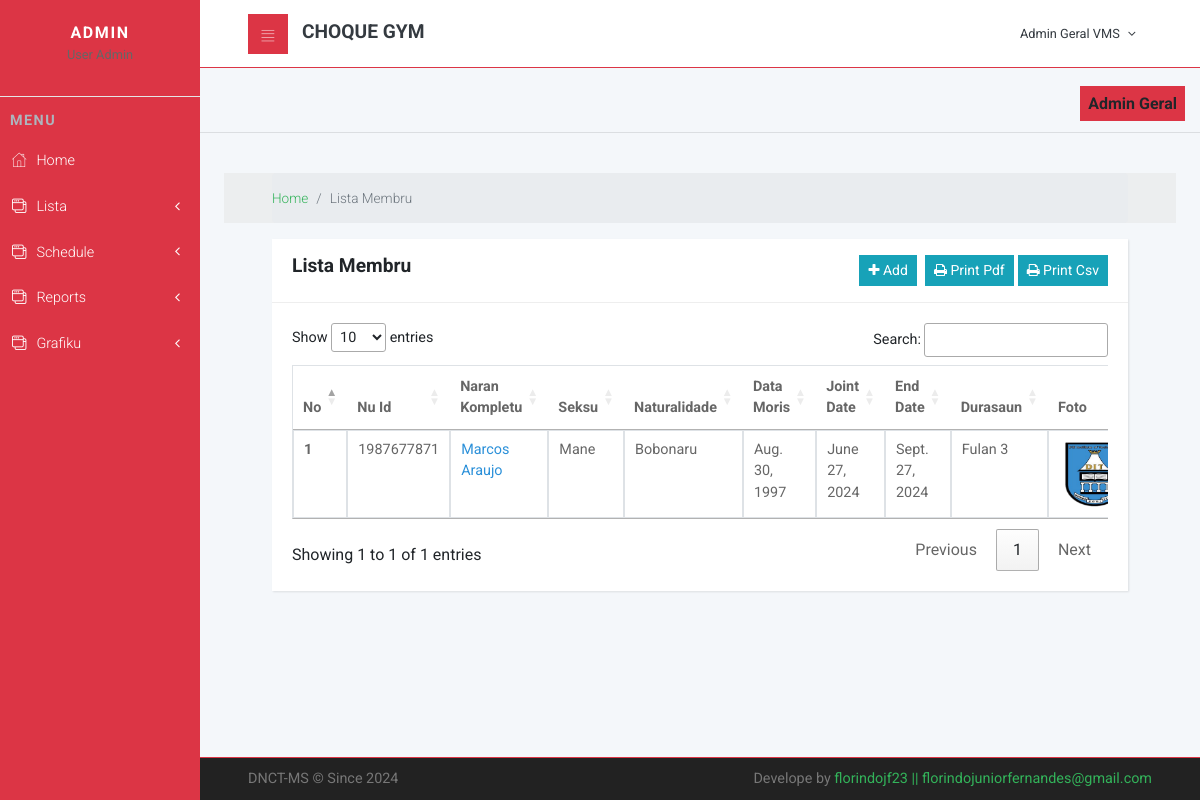
Before: /member/member (signed in) with the older database file.
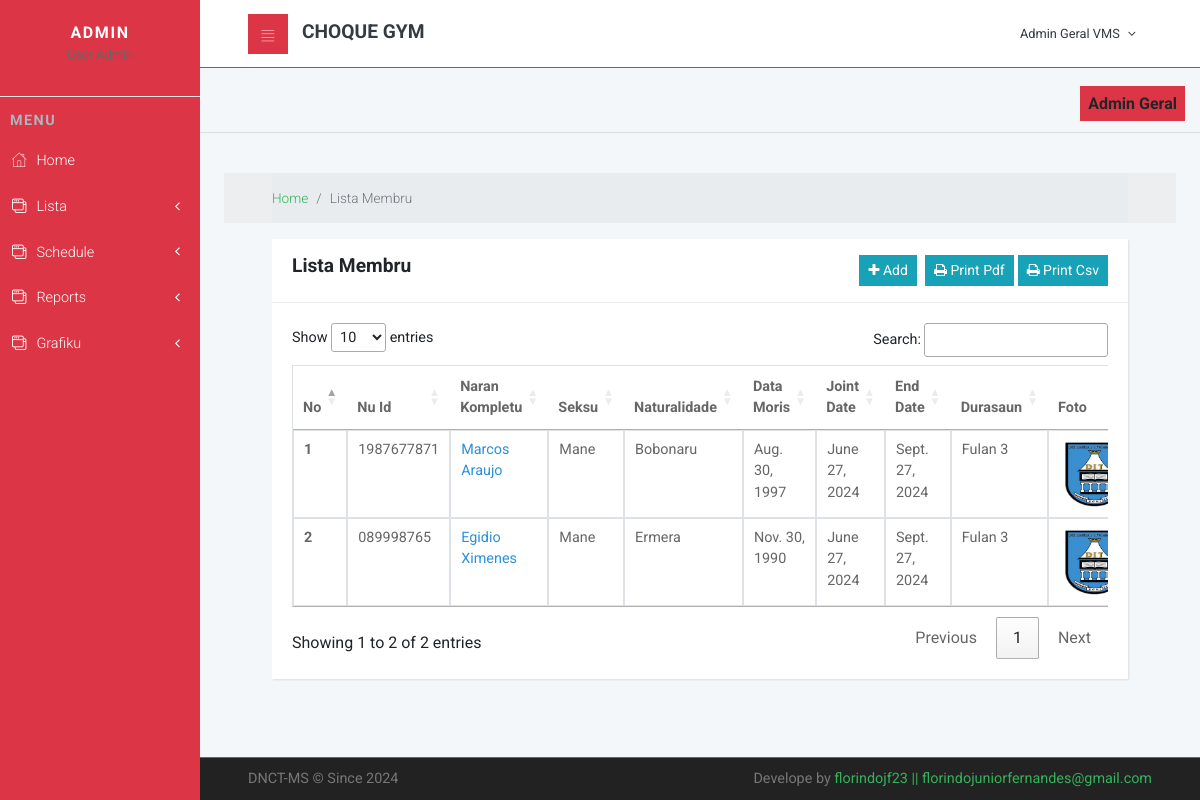
After: the same page with the newer database file.
### cliente/models.py (models this page shows, shortened)
class Member(models.Model):
    nu_id = models.CharField(max_length=20,unique=True,null=True)
    naran = models.CharField(max_length=200,null=True)
    sexo = models.CharField(choices=[('Mane','Mane'),('Feto','Feto')],max_length=10,null=True,blank=True)
    naturalidade = models.CharField(max_length=200,null=True,blank=True)
    data_moris = models.DateField(null=True)
    join_date = models.DateField(auto_now_add=True)
    end_date = models.DateField(null=True)
    enderesu = models.CharField(max_length=200,null=True,blank=True)
    municipio = models.ForeignKey(Municipality, on_delete=models.CASCADE,null=True,blank=True)
    status = models.CharField(choices=[('Solteiru/a','Solteiru/a'),('Marridu/a','Marridu/a')],max_length=10,null=True,blank=True)
    phone = models.CharField(max_length=200,null=True)
    email = models.EmailField(max_length=200,null=True,blank=True)
    fotografia = models.ImageField(upload_to='images/',null=True, blank=True)
    documentos = models.FileField(upload_to='CV/', null=True, blank=True)
    def get_duration_in_months(self):
        if self.end_date:
            delta = relativedelta(self.end_date, self.join_date)
            return delta.years * 12 + delta.months
        else:
            return None

### cliente/views.py (the view)
# urls.py: path('member/', include('cliente.urls')),
@login_required
def member(request):
    listamembru = Member.objects.all()
    data = {
    'title':"Lista Membru",
    'active_estudante':"active",
    'dadus':listamembru
    }
    return render(request, 'listamember.html',data)

### cliente/templates/listamember.html (shortened to what this page needs)
{% extends 'main/layout.html' %}
{% load static %}
{% load crispy_forms_tags %}
{% block content %}
<div class="col-sm-12 p-4">
  <div class="breadcrumb-holder">
    <div class="container-fluid">
      <ul class="breadcrumb">
        <li class="breadcrumb-item"><a href="{% url 'home' %}">Home</a></li>
        <li class="breadcrumb-item active">{{title}}</li>
      </ul>
    </div>
  </div>
  <section>
    <div class="container-fluid">
      <div class="row mt-3">
        <div class="col-lg-12">
          <div class="card">
            <div class="card-header d-flex justify-content-between text-center">
              <div class="text-center">
                <h3>{{title}}</h3>
              </div>
              <div class="d-flex justify-content-end">
                <div class="text-center mr-2">
                  <a href="{% url 'create_member' %}" class="btn btn-sm btn-info" title="Aumenta Dadus"><i class="fa fa-plus"></i> Add </a>
                </div>
                <div class="text-center">
                  <a href="{% url 'pdf_member' %}" target="_blank" class="btn btn-sm btn-info" title="Print Data"> <i class="fa fa-print"></i> Print Pdf</a>
                  <a href="{% url 'csv_member' %}" target="_blank" class="btn btn-sm btn-info" title="Print Data"> <i class="fa fa-print"></i> Print Csv</a>
                </div>
              </div>
            </div>
            <div class="card-body">
              <div class="table-responsive">
                <table id="example" class="table table-hover table-bordered" width="100%">
                  <thead>
                    <tr>
                      <th>No</th>
                      <th>Nu Id</th>
                      <th>Naran Kompletu</th>
                      <th>Seksu</th>
                      <th>Naturalidade</th>
                      <th>Data Moris</th>
                      <th>Joint Date</th>
                      <th>End Date</th>
                      <th>Durasaun</th>
                      <th>Foto</th>
                    </tr>
                  </thead>
                  <tbody>
                    {% for data in dadus %}
                    <tr>
                      <th scope="row">{{ forloop.counter }}</th>
                      <td>{{ data.nu_id }}</td>
                      <td><a href="{% url 'detail_member' data.id %}" style="color: #2b90d9;">{{ data.naran }}</a></td>
                      <td>{{ data.sexo }}</td>
                      <td>{{ data.naturalidade }}</td>
                      <td>{{ data.data_moris }}</td>
                      <td>{{ data.join_date }}</td>
                      <td>{{ data.end_date }}</td>
                      <td> Fulan {{ data.get_duration_in_months }}</td>
                      <td>
                        {% if data.fotografia %}
                        <img src="{{ data.fotografia.url }}" width="70px" height="70px"/>
                        {% else %}
                        No PDF uploaded
                        {% endif %}
                      </td>
                    </tr>
                    {% endfor %}
                  </tbody>
                </table>
              </div>
            </div>
          </div>
        </div>
      </div>
    </div>
  </section>
</div>
<link rel="stylesheet" type="text/css" href="https://cdn.datatables.net/1.11.3/css/jquery.dataTables.css">
{% endblock %}

### main/templates/main/layout.html (shortened to what this page needs)
{% load static %}
<!DOCTYPE html>
<html>
  <head>
<link rel="stylesheet" type="text/css" href="{% static 'datatables/jquery.datatables.css' %}">
    <link rel="stylesheet" href="{% static '/vendor/bootstrap/css/bootstrap.min.css' %}">
    <link rel="stylesheet" href="{% static 'vendor/font-awesome/css/font-awesome.min.css'%}">
    <link rel="stylesheet" href="{% static 'css/fontastic.css'%}">
    <link rel="stylesheet" href="{% static 'css/grasp_mobile_progress_circle-1.0.0.min.css'%}">
    <link rel="stylesheet" href="{% static 'vendor/malihu-custom-scrollbar-plugin/jquery.mCustomScrollbar.css'%}">
    <link rel="stylesheet" href="{% static 'css/style.default.css'%}" id="theme-stylesheet">
    <link rel="stylesheet" href="{% static 'css/custom.css' %}">
  </head>
  <body>
    {% if request.user.groups.all.0.name == 'admin' %}
    {% include 'main/navbar.html' %}
    {% endif %}
<div class="page">
{% include 'main/header.html' %}
<br>
    <div class="container" align="right">
        {% if request.user.groups.all.0.name == 'admin' %}
        <b class="bg-danger p-2">Admin Geral</b>
        {% endif %}
    </div>
<hr>
{% block content %}{% endblock %}
      <footer class="main-footer border-top border-danger">
        <div class="container-fluid">
          <div class="row">
            <div class="col-sm-6">
              <p>DNCT-MS &copy; Since 2024</p>
            </div>
            <div class="col-sm-6 text-right">
              <p>Develope by <a href="https://bootstrapious.com/p/bootstrap-4-dashboard" class="external text-primary">florindojf23  ||  florindojuniorfernandes@gmail.com</a></p>
            </div>
          </div>
        </div>
      </footer>
    </div>
  </body>
</html>

### main/templates/main/navbar.html (shortened to what this page needs)
{% load static %}
<nav class="side-navbar bg-danger">
      <div class="side-navbar-wrapper">
        <div class="sidenav-header bg-danger d-flex align-items-center justify-content-center">
          <div class="sidenav-header-inner text-center">
            <h2 class="h5">Admin</h2><span>User Admin</span>
          </div>
        </div>
        <hr class="bg-white">
      </div>
      <div class="main-menu">
        <h5 class="sidenav-heading">MENU</h5>
        <ul id="side-main-menu" class="side-menu list-unstyled">
            <li><a href="{% url 'home' %}"> <i class="icon-home"></i>Home</a></li>
            <li>
                <a href="#estudantesDropdown" aria-expanded="false" data-toggle="collapse"> <i class="icon-interface-windows"></i>Lista</a>
            </li>
            <li>
                <a href="#exampledropdownDropdown2" aria-expanded="false" data-toggle="collapse"> <i class="icon-interface-windows"></i>Schedule</a>
            </li>
            <li>
              <a href="#exampledropdownDropdown3" aria-expanded="false" data-toggle="collapse"> <i class="icon-interface-windows"></i>Reports</a>
          </li>
          <li>
            <a href="#exampledropdownDropdown4" aria-expanded="false" data-toggle="collapse"> <i class="icon-interface-windows"></i>Grafiku</a>
        </li>
        </ul>
    </div>
    </nav>

### main/templates/main/header.html (shortened to what this page needs)
{% load static %}
<header class="header border-bottom border-danger">
        <nav class="navbar bg-white">
          <div class="container-fluid">
            <div class="navbar-holder d-flex align-items-center justify-content-between">
              <div class="navbar-header">
                <a id="toggle-btn" href="#" class="menu-btn bg-danger"><i class="icon-bars"> </i></a>
                <a href="{% url 'home' %}" class="navbar-brand">
                  <div class="brand-text d-none d-md-inline-block text-info"><strong class="text-dark">CHOQUE GYM</strong></div>
                </a>
              </div>
              <ul class="nav-menu list-unstyled d-flex flex-md-row align-items-md-center">
                <li class="nav-item dropdown"><a id="languages" rel="nofollow" data-target="#" href="#" data-toggle="dropdown" aria-haspopup="true" aria-expanded="false" class="nav-link text-dark dropdown-toggle">
                {% if request.user.groups.all.0.name == 'admin' %}
                Admin Geral VMS
                {% endif %}
              </a>
                </li>
              </ul>
            </div>
          </div>
        </nav>
      </header>

Changed rows visible on the page:
added Member: nu_id "089998765", naran "Egidio Ximenes", sexo "Mane", naturalidade "Ermera", data_moris "Nov. 30, 1990", join_date "June 27, 2024", end_date "Sept. 27, 2024", get_duration_in_months "3", fotografia (picture)
Other visible differences:
text written by a page script: "Show entries Search: Showing 1 to 1 of 1 entries Previous 1 Next" → "Show entries Search: Showing 1 to 2 of 2 entries Previous 1 Next"
